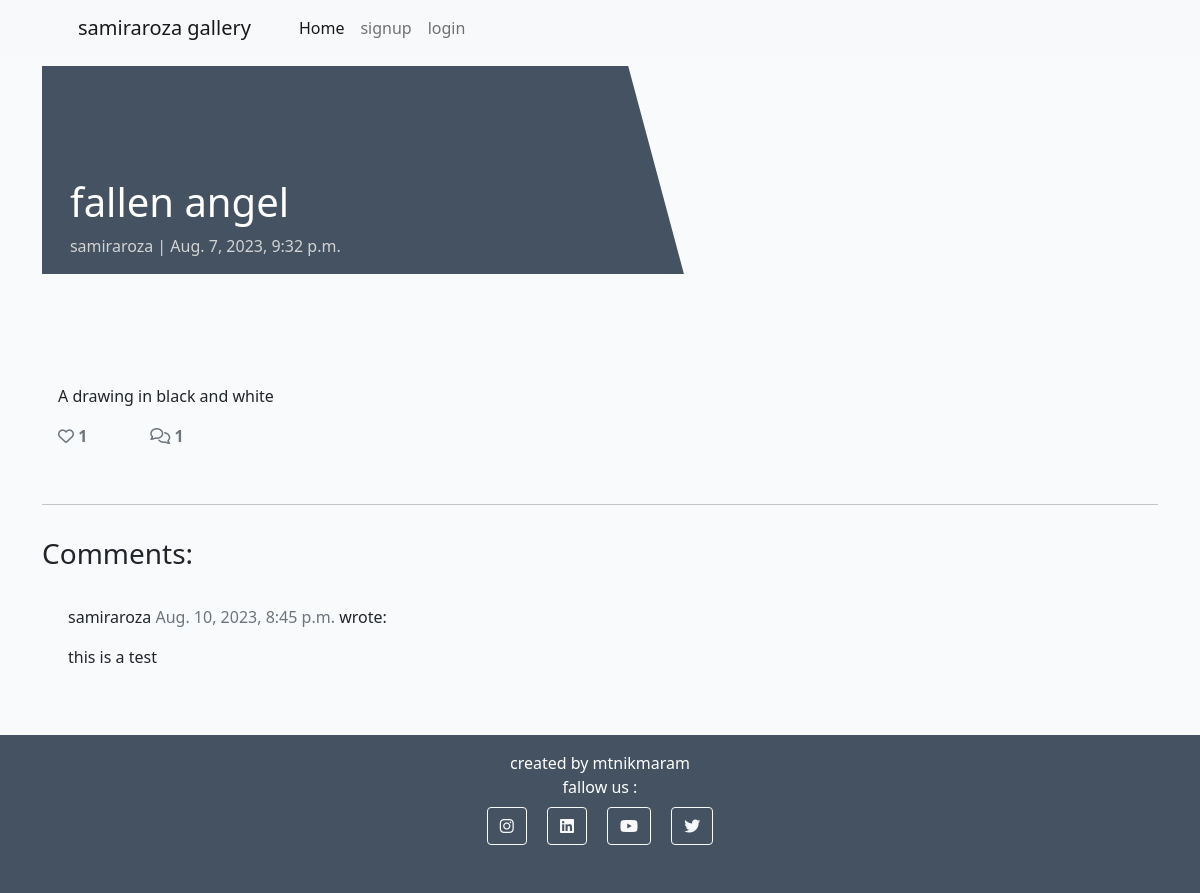
The page /fallen-angel/ on the database as committed earlier.
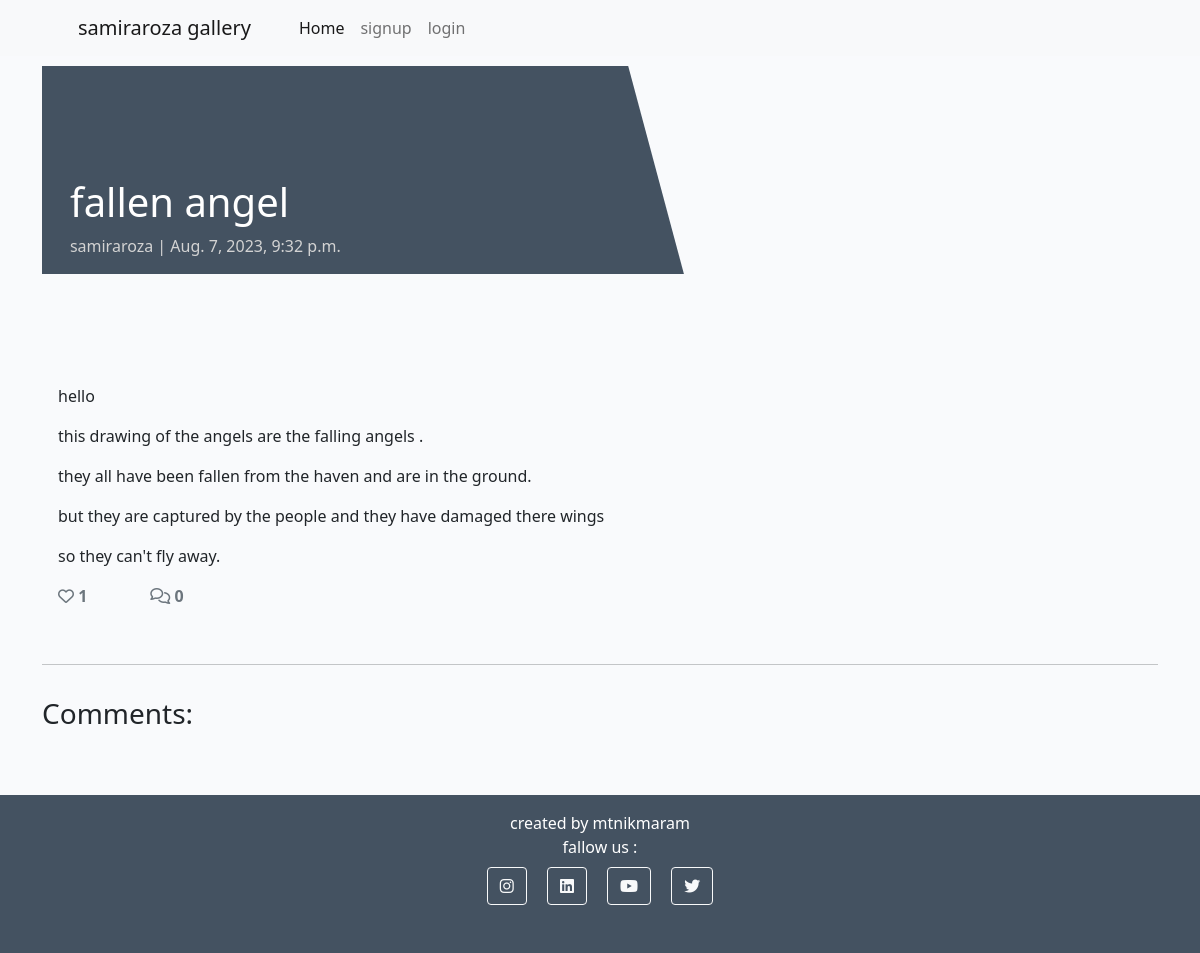
The same page on the database as committed later.
### store/models.py (models this page shows, shortened)
class Post(models.Model):
    title = models.CharField(max_length=200, unique=True)
    slug = models.SlugField(max_length=200, unique=True)
    author = models.ForeignKey(User, on_delete=models.CASCADE, related_name="blog_posts")
    updated_on = models.DateTimeField(auto_now=True)
    content = models.TextField()
    featured_image = CloudinaryField('image', default='placeholder')
    excerpt = models.TextField(blank=True)
    created_on = models.DateTimeField(auto_now_add=True)
    status = models.IntegerField(choices=STATUS, default=0)
    likes = models.ManyToManyField(User, related_name='blogpost_like', blank=True)
    class Meta:
        ordering = ["-created_on"]
    def number_of_likes(self):
        return self.likes.count()

class Comment(models.Model):
    post = models.ForeignKey(Post, on_delete=models.CASCADE, related_name="comments")
    name = models.CharField(max_length=80)
    email = models.EmailField()
    body = models.TextField()
    created_on = models.DateTimeField(auto_now_add=True)
    approved = models.BooleanField(default=False)
    class Meta:
        ordering = ["created_on"]

### store/views.py (the view, shortened to what this page needs)
# urls.py: path('<slug:slug>/', views.PostDetail.as_view(), name='post_detail'),
class PostDetail(View):
    def get(self, request, slug, *args, **kwargs):
        queryset = Post.objects.filter(status=1)
        post = get_object_or_404(queryset, slug=slug)
        comments = post.comments.filter(approved=True).order_by("-created_on")
        liked = False
        if post.likes.filter(id=self.request.user.id).exists():
            liked = True
        return render(
            request,
            "post_detail.html",
            {
                "post": post,
                "comments": comments,
                "commented": False,
                "liked": liked,
                "comment_form": CommentForm()
            },
        )

### templates/post_detail.html (shortened to what this page needs)
{% extends 'base.html' %} {% block content %}
{% load crispy_forms_tags %}
<div class="masthead">
    <div class="container">
        <div class="row g-0">
            <div class="col-md-6 masthead-text">
                <h1 class="post-title">{{ post.title }}</h1>
                <p class="post-subtitle">{{ post.author }} | {{ post.created_on }}</p>
            </div>
            <div class="d-none d-md-block col-md-6 masthead-image">
            </div>
        </div>
    </div>
</div>
<div class="container">
    <div class="row">
        <div class="col card mb-4  mt-3 left  top">
            <div class="card-body">
                <p class="card-text ">
                    {{ post.content | safe }}
                </p>
                <div class="row">
                    <div class="col-1">
                        <strong>
                            {% if user.is_authenticated %}
                            <form class="d-inline" action="{% url 'post_like' post.slug %}" method="POST">
                                {% csrf_token %}
                                {% if liked %}
                                <button type="submit" name="blogpost_id" value="{{post.slug}}" class="btn-like"><i class="fas fa-heart"></i></button>
                                {% else %}
                                <button type="submit" name="blogpost_id" value="{{post.slug}}" class="btn-like"><i class="far fa-heart"></i></button>
                                {% endif %}
                            </form>
                            {% else %}
                            <span class="text-secondary"><i class="far fa-heart"></i></span>
                            {% endif %}
                        <span class="text-secondary">{{ post.number_of_likes }} </span>
                        </strong>
                    </div>
                    <div class="col-1">
                        {% with comments.count as total_comments %}
                        <strong class="text-secondary"><i class="far fa-comments"></i>
                            {{ total_comments }}</strong>
                        {% endwith %}
                    </div>
                </div>
            </div>
        </div>
    </div>
    <div class="row">
        <div class="col">
            <hr>
        </div>
    </div>
    <div class="row">
        <div class="col-md-8 card mb-4  mt-3 ">
            <h3>Comments:</h3>
            <div class="card-body">
                {% for comment in comments %}
                <div class="comments" style="padding: 10px;">
                    <p class="font-weight-bold">
                        {{ comment.name }}
                        <span class=" text-muted font-weight-normal">
                            {{ comment.created_on }}
                        </span> wrote:
                    </p>
                    {{ comment.body | linebreaks }}
                </div>
                {% endfor %}
            </div>
        </div>
        <div class="col-md-4 card mb-4  mt-3 ">
            <div class="card-body">
            </div>
        </div>
    </div>
</div>
{% endblock content %}

Rows that differ between the two databases and show on the page:
removed Comment: name "samiraroza", created_on "Aug. 10, 2023, 8:45 p.m.", body "this is a test"
changed Post "fallen angel": content "A drawing in black and white" → "hello this drawing of the angels are the falling angels . they all have been fallen from the haven and are in the ground. but they are captured by the people and they have damaged there wings so they can't fly away."
Other text that changed with them:
{{ total_comments }}: "1" → "0"
